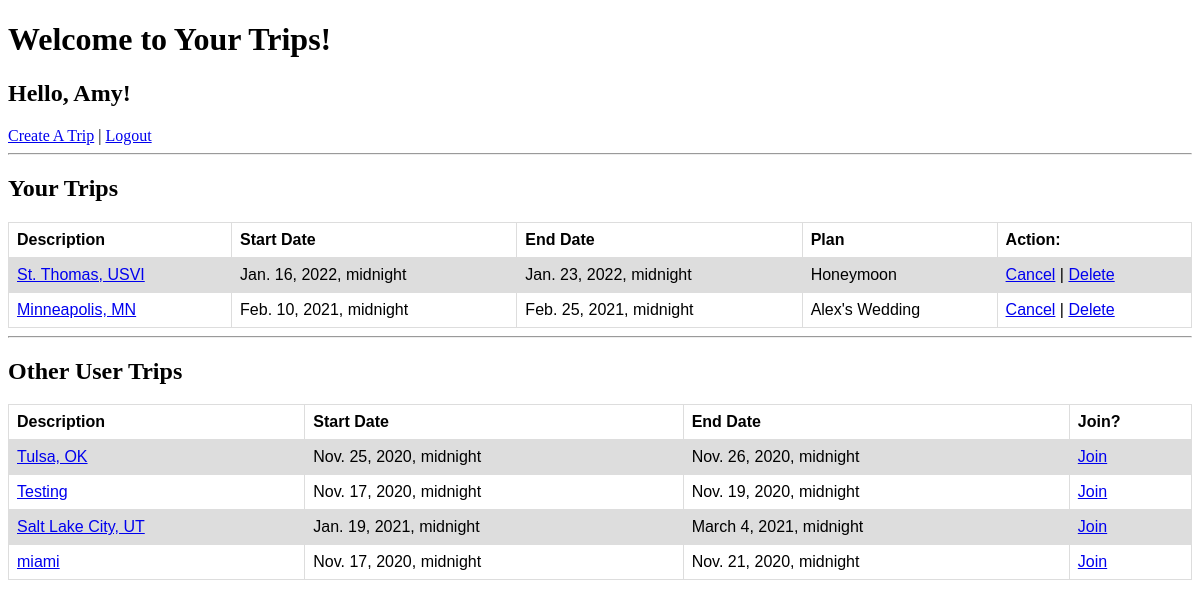
The app's page /success (signed in) with its own data.
### pythonexam_app/models.py (models this page shows)
class User(models.Model):
	first_name = models.CharField(max_length=255)
	last_name = models.CharField(max_length=255)
	email = models.CharField(max_length=255)
	password = models.CharField(max_length=255)
	created_at = models.DateTimeField(auto_now_add=True)
	updated_at = models.DateTimeField(auto_now=True)
	objects = UserManager()

class Trip(models.Model):
    description = models.TextField()
    creator = models.ForeignKey(User, related_name= 'trips_created', on_delete = models.CASCADE)
    favoritors = models.ManyToManyField(User, related_name='trips_favorited')
    start_date = models.DateTimeField()
    end_date = models.DateTimeField()
    plan = models.CharField(max_length=255)
    created_at = models.DateTimeField(auto_now_add=True)
    updated_at = models.DateTimeField(auto_now=True)
    objects = TripManager()

### pythonexam_app/views.py (the view)
# urls.py: path("success", views.success),
def success(request):
    if 'loggedInID' not in request.session:
        messages.error(request, "You Must Be Logged In First")
        return redirect("/")
    context = {
        'loggedInUser': User.objects.get(id=request.session['loggedInID']),
        'allTrips' : Trip.objects.all(),
        'favTrips' : Trip.objects.filter(favoritors=User.objects.get(id=request.session['loggedInID'])),
        'nonTrips' : Trip.objects.exclude(favoritors=User.objects.get(id=request.session['loggedInID']))
    }
    return render(request, "loggedin.html", context)

### pythonexam_app/templates/loggedin.html (shortened to what this page needs)
<!DOCTYPE html>
<html lang="en">
<head>
</head>
<body>
    <h1>Welcome to Your Trips!</h1>
    <h2>Hello, {{loggedInUser.first_name}}!</h2>
    <a href="/trip/create">Create A Trip</a>
    |
    <a href="/logout">Logout</a>
    <hr>
    <h2>Your Trips</h2>
    <table>
        <tr>
            <th>Description</th>
            <th>Start Date</th>
            <th>End Date</th>
            <th>Plan</th>
            <th>Action:</th>
        </tr>
        {% for trip in favTrips %}
        <tr>
            <td><a href="/trip/{{trip.id}}">{{trip.description}}</a></td>
            <td>{{trip.start_date}}</td>
            <td>{{trip.end_date}}</td>
            <td>{{trip.plan}}</td>
            <td><a href="/removetrip/{{trip.id}}">Cancel</a> | <a href="/deletetrip/{{trip.id}}">Delete</a></td>
        </tr>
        {% endfor %}
    </table>
<hr>
<h2>Other User Trips</h2>
<table>
    <tr>
        <th>Description</th>
        <th>Start Date</th>
        <th>End Date</th>
        <th>Join?</th>
    </tr>
    {% for trip in nonTrips %}
    <tr>
        <td><a href="/trip/{{trip.id}}">{{trip.description}}</a></td>
        <td>{{trip.start_date}}</td>
        <td>{{trip.end_date}}</td>
        <td><a href="/addtrip/{{trip.id}}">Join</a></td>
    </tr>
    {% endfor %}
</table>
</body>
</html>

### pythonexam_app/templates/loggedin.html (style rules this page uses)
table { font-family: arial, sans-serif; border-collapse: collapse; width: 100%; }
td, th { border: 1px solid #dddddd; text-align: left; padding: 8px; }
tr:nth-child(even) { background-color: #dddddd; }

### records on screen
User: first_name "Amy"
Trip: description "St. Thomas, USVI", start_date "Jan. 16, 2022, midnight", end_date "Jan. 23, 2022, midnight", plan "Honeymoon"
Trip: description "Minneapolis, MN", start_date "Feb. 10, 2021, midnight", end_date "Feb. 25, 2021, midnight", plan "Alex's Wedding"
Trip: description "Tulsa, OK", start_date "Nov. 25, 2020, midnight", end_date "Nov. 26, 2020, midnight"
Trip: description "Testing", start_date "Nov. 17, 2020, midnight", end_date "Nov. 19, 2020, midnight"
Trip: description "Salt Lake City, UT", start_date "Jan. 19, 2021, midnight", end_date "March 4, 2021, midnight"
Trip: description "miami", start_date "Nov. 17, 2020, midnight", end_date "Nov. 21, 2020, midnight"
